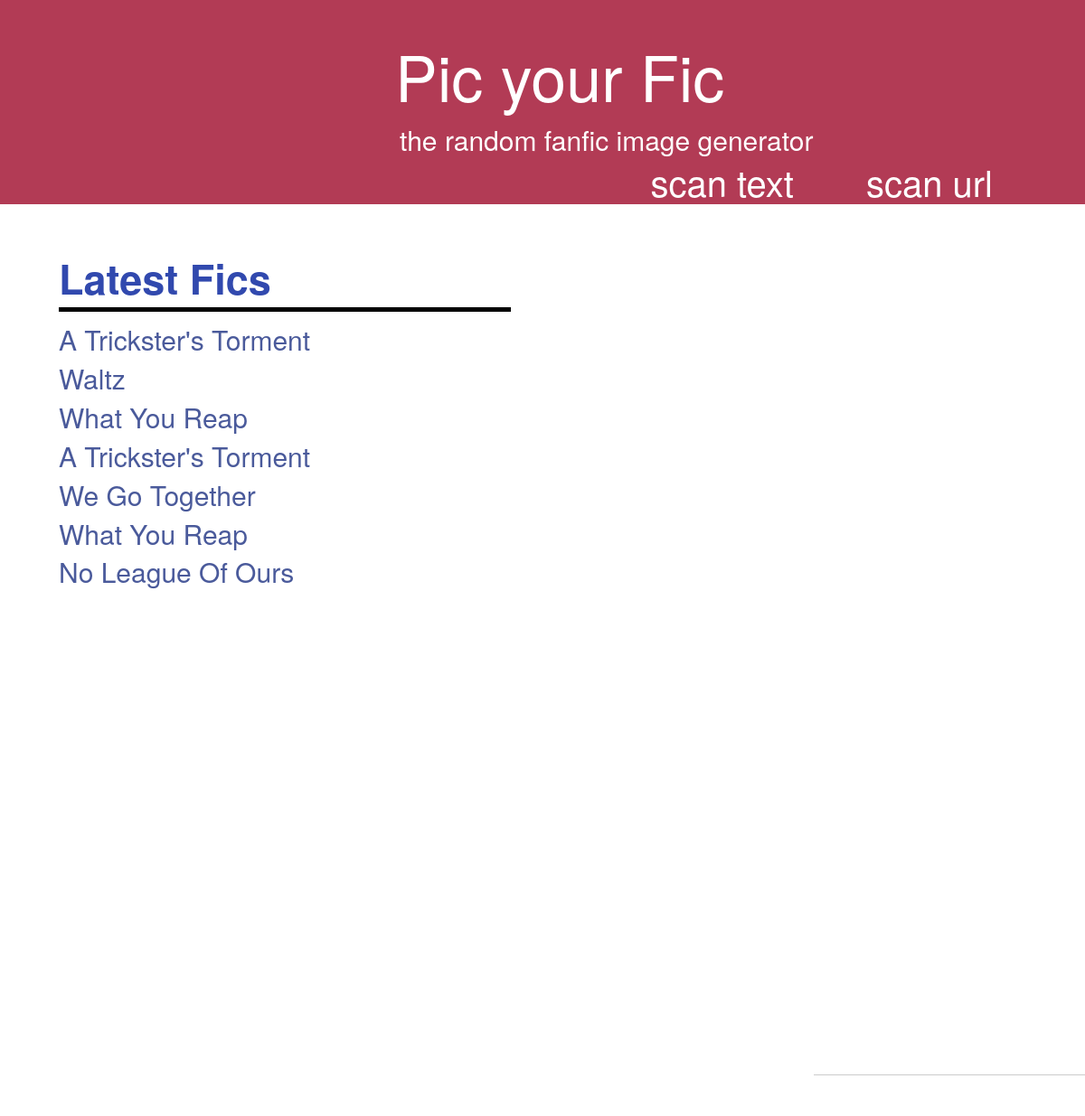
/fanfics/, run on an earlier commit of the app's database.
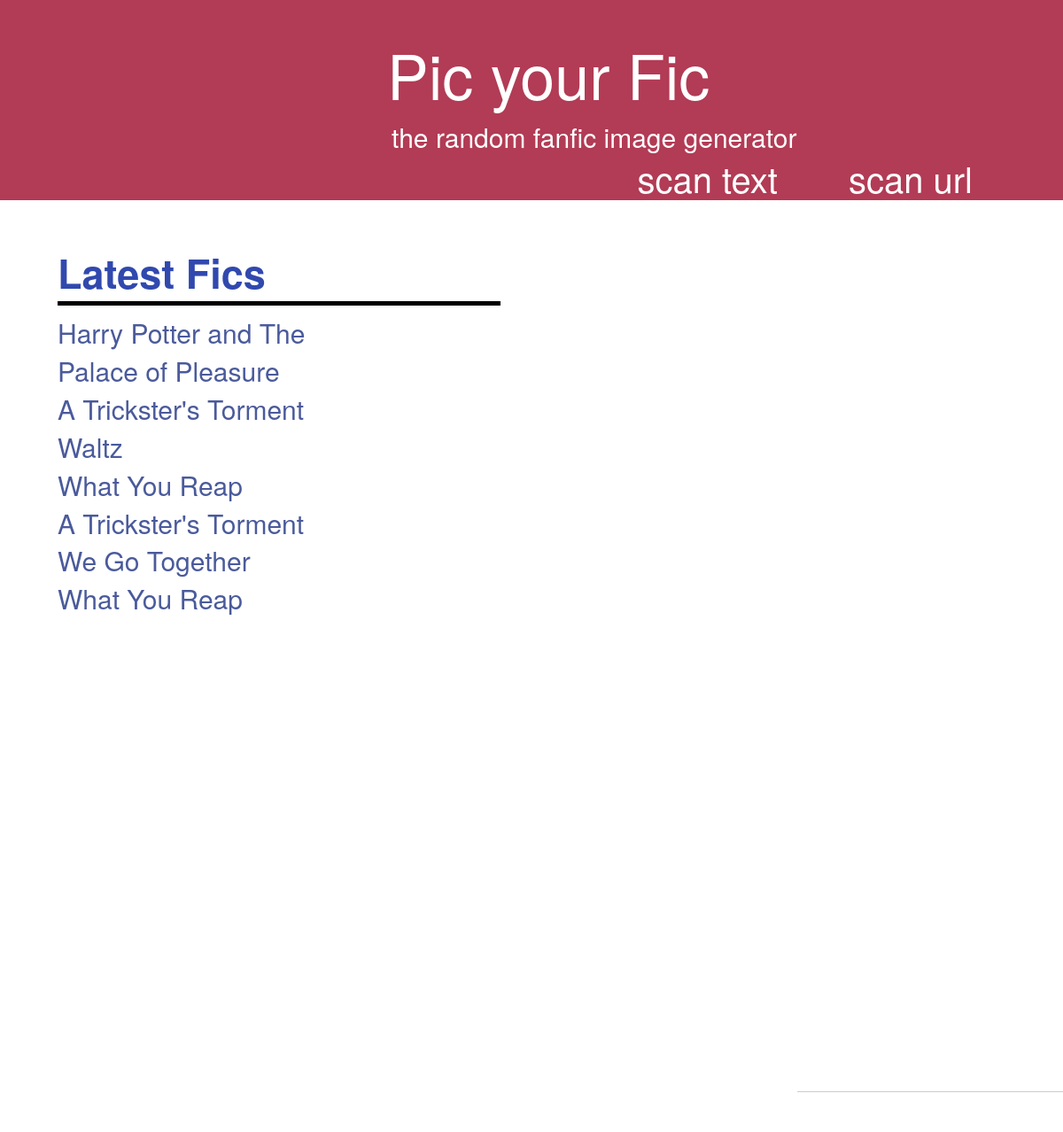
And on a later commit of the database.
### fanfics/models.py (models this page shows, shortened)
class FanFic(models.Model):
	title = models.CharField(max_length=200)
	author = models.CharField(max_length=200)
	fandom = models.CharField(max_length=200)
	profile = models.CharField(max_length=300)
	text = models.TextField()
	pub_date = models.DateTimeField('date published', default=timezone.now())
	url = models.CharField(max_length=1500)
	def was_published_recently(self):
		return self.pub_date >= timezone.now() - datetime.timedelta(days=1)
	was_published_recently.admin_order_field = 'pub_date'
	was_published_recently.boolean = True
	was_published_recently.short_description = 'Published recently?'

class Keyword(models.Model):
	story = models.ForeignKey(FanFic)
	key_word = models.CharField(max_length=200)
	image_url = models.CharField(max_length=500)

### fanfics/views.py (the view)
def index(request):
    latest_fanfic_list = FanFic.objects.all().order_by('-pub_date')[:7]
    context = {'latest_fanfic_list': latest_fanfic_list}
    return render(request, 'fanfics/index.html', context)

### fanfics/templates/fanfics/index.html (shortened to what this page needs)
<head>
{% load staticfiles %}
<link rel="stylesheet" type="text/css" href="{% static "bootstrap/css/bootstrap.min.css" %}">
<link rel="stylesheet" type="text/css" href="{% static "stylesheet/main.css" %}">
</head>
<div class= "jumbotron">
    <div class="container">
    <div class="logo">Pic your Fic</div>
    <h2 class = "text-left">the random fanfic image generator</h2>
    <div class = "navigator home">
        <ul>
        <li><a href="{% url 'fanfics:createURL' %}">scan url</a></li>
        <li><a href="{% url 'fanfics:createNew' %}">scan text</a></li>
        </ul>
    </div>
    </div>
 </div>
<div class = "col-md-4">
<div class="latest">
<div class="latest-fics">Latest Fics</div>
{% if latest_fanfic_list %}
    {% for fanfic in latest_fanfic_list %}
        <div class="latest-fics-post"><a href="/fanfics/{{ fanfic.id }}/">{{ fanfic.title }}</a></div>
    {% endfor %}
{% else %}
    <p>No fanfics are available.</p>
{% endif %}
</div>
</div>
<div class = "post-row-front">
	{% for fanfic in latest_fanfic_list %}
	<div class="circular-logo-container">
            <div class="circular-logo" style="background-image:url({{fanfic.keyword_set.all.0.image_url}})"></div>
            <div class="circular-logo" style="background-image:url({{fanfic.keyword_set.all.1.image_url}})"></div>
            <div class="circular-logo" style="background-image:url({{fanfic.keyword_set.all.3.image_url}})"></div>
    </div>
    {% endfor %}
</div>
<div class="footer">
<hr>
<iframe src="//www.facebook.com/plugins/like.php?href=http%3A%2F%2F127.0.0.1%3A8000%2Ffanfics%2F&amp;width&amp;layout=standard&amp;action=like&amp;show_faces=true&amp;share=true&amp;height=80&amp;appId=805245652826352" scrolling="no" frameborder="0" style="border:none; overflow:hidden; height:30px;" allowTransparency="true"></iframe>
</div>

What changed in the data, as far as the page shows it:
no longer on this page (row unchanged): FanFic: title "No League Of Ours"
added FanFic: title "Harry Potter and The Palace of Pleasure"
